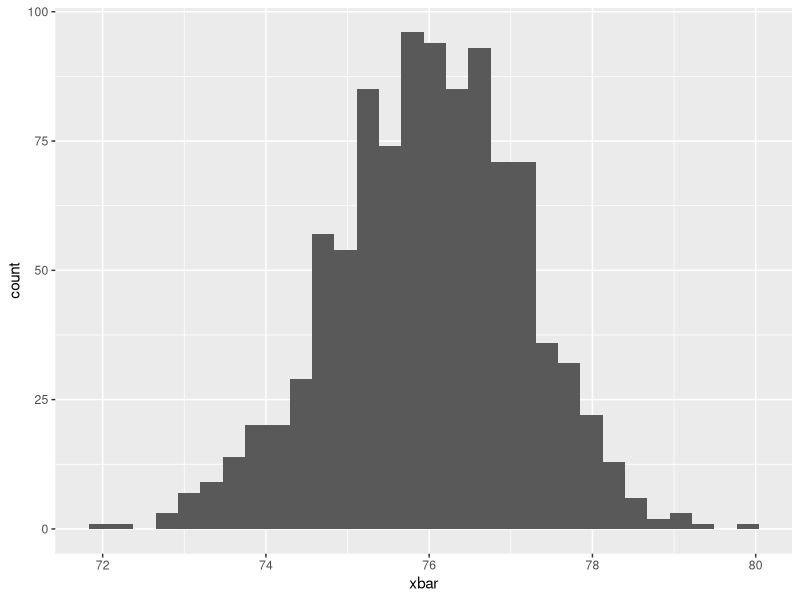
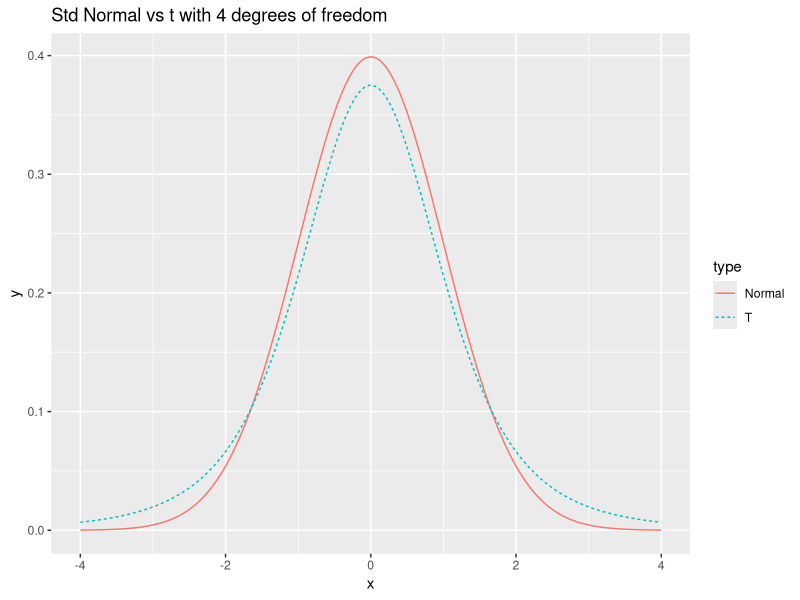

Source code (R) for these figures, in order:
## ---- chunk 1
# Unattach any packages that happen to already be loaded. In general this is unecessary
# but is important for the creation of the book to not have package namespaces
# fighting unexpectedly.
pkgs = names(sessionInfo()$otherPkgs)
if( length(pkgs > 0)){
  pkgs = paste('package:', pkgs, sep = "")
  for( i in 1:length(pkgs)){
    detach(pkgs[i], character.only = TRUE, force=TRUE)
  }
}
## ---- chunk 2
# Flip the coin, and we get a 0 or 1
result <- rbinom(n=1, size=1, prob=0.5)
result

# convert the 0/1 to Tail/Head
if( result == 0 ){
  result <- 'Tail'
}else{
  result <- 'Head'
}

result
## ---- chunk 3
# Flip the coin, and we get a 0 or 1
result <- rbinom(n=1, size=1, prob=0.5)
result

# convert the 0/1 to Tail/Head
if( result == 0 ){
  result <- 'Tail'
  print(" in the if statement, got a Tail! ")
}else{
  result <- 'Head'
  print("In the else part!") 
}
result
## ---- chunk 4
# randomly grab a number between 0,5 and round it up to 1,2, ..., 5
birth.order <- ceiling( runif(1, 0,5) )  
if( birth.order == 1 ){
  print('The first child had more rules to follow')
}else if( birth.order == 2 ){
  print('The second child was ignored')
}else if( birth.order == 3 ){
  print('The third child was spoiled')
}else{
  # if birth.order is anything other than 1, 2 or 3
  print('No more unfounded generalizations!')
}
## ---- chunk 5
# create some fake data
n  <- 20   # suppose this had a sample size of 20
x  <- rnorm(n, mean=2, sd=1)

# testing H0: mu = 0  vs Ha: mu =/= 0
t  <- ( mean(x) - 0 ) / ( sd(x)/sqrt(n) )
df <- n-1
if( t < 0 ){
  p.value <- 2 * pt(t, df)
}else{
  p.value <- 2 * (1 - pt(t, df))
}

# print the resulting p-value
p.value
## ---- chunk 6
x <- 1:10
ifelse( x <= 5, 'Small Value', 'Large Value')
## ---- chunk 7
x <- 2
while( x < 100 ){
  x <- 2*x
  print(x)
}
## ---- chunk 8
for( i in 1:5 ){
  print(i)
}
## ---- chunk 9
F <- rep(0, 10)        # initialize a vector of zeros
F[1] <- 0              # F[1]  should be zero
F[2] <- 1              # F[2]  should be 1
cat('F = ', F, '\n')   # concatenate for pretty output; Just for show 
for( n in 3:10 ){
  F[n] <- F[n-1] + F[n-2] # define based on the prior two values
  cat('F = ', F, '\n')    # show the current step of the loop
}
## ---- chunk 10
library(dplyr)
library(ggplot2)

SampDist <- data.frame() # Make a data frame to store the means 
for( i in 1:1000 ){
  SampDist <- trees %>%
    sample_frac(replace=TRUE) %>% 
    dplyr::summarise(xbar=mean(Height)) %>% # 1x1 data frame
    rbind( SampDist )
}

ggplot(SampDist, aes(x=xbar)) + 
  geom_histogram()
## ---- chunk 11
    a <- 4      # The min and max values we will use for this example
    b <- 10     # Could be anything, but we need to pick something
    
    x <- runif(n=1, 0,10)  # one random value between 0 and 10 
    
    # what is value of f(x) at the randomly selected x value?  
    dunif(x, a, b)
## ---- chunk 12
    library(ggplot2)
    df <- 4
    N <- 1000
    x <- seq(-4, 4, length=N)
    data <- data.frame( 
      x = c(x,x),
      y = c(dnorm(x), dt(x, df)),
      type = c( rep('Normal',N), rep('T',N) ) )
    
    # make a nice graph
    myplot <- ggplot(data, aes(x=x, y=y, color=type, linetype=type)) +
      geom_line() +
      labs(title = paste('Std Normal vs t with', df, 'degrees of freedom'))
    
    # actually print the nice graph we made
    print(myplot) 
## ---- chunk 13
    mu    <- 0
    sigma <- 1
    x <- rnorm(1, mean=mu, sd=sigma)
    # start the while loop checking if x < 0
    #    generate a new x value
    # end the while loop
